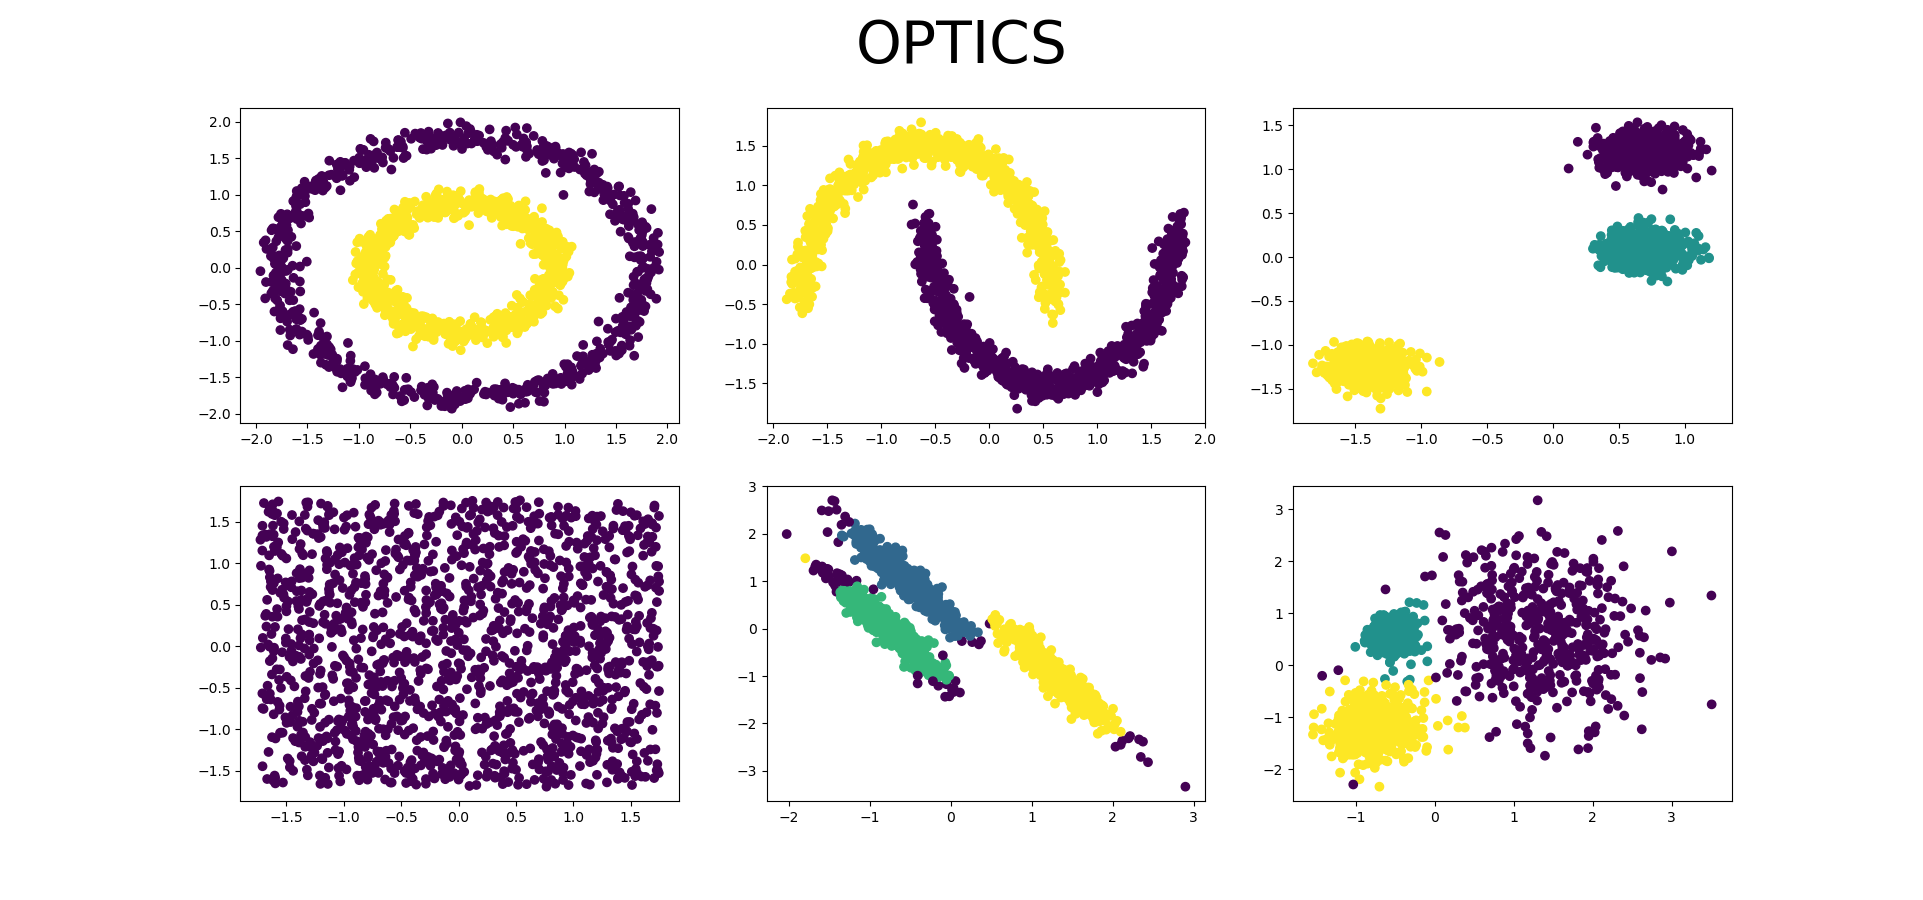

Generate this figure with Python:
#%matplotlib auto
import numpy as np
import matplotlib.pyplot as plt
from sklearn import cluster, datasets, mixture, metrics
from sklearn.preprocessing import StandardScaler

#----------------------------Crear dataset ejemplo---------------------------

np.random.seed(0)
n_samples = 1500
X = 6* [None]

#Circulos concentricos
Xtemp, _ = datasets.make_circles(n_samples = n_samples, factor=.5, noise=0.05)
X[0]  = StandardScaler().fit_transform(Xtemp)

# Lunas
Xtemp, _ = datasets.make_moons(n_samples = n_samples, noise=0.05)
X[1]  = StandardScaler().fit_transform(Xtemp)

# Blobs
Xtemp, _ = datasets.make_blobs(n_samples = n_samples, random_state=8)
X[2]  = StandardScaler().fit_transform(Xtemp)

# Plano sin agrupaciones
Xtemp = np.random.rand(n_samples,2)
X[3]  = StandardScaler().fit_transform(Xtemp)

# Blobs con deformacion anisotróipica
Xtemp, _ = datasets.make_blobs(n_samples = n_samples, random_state=170)
Xtemp = np.dot(Xtemp,[[0.6,-0.6],[-0.4,0.8]])
X[4]  = StandardScaler().fit_transform(Xtemp)

# Blobs con diferentes varianzas
Xtemp, _ = datasets.make_blobs(n_samples = n_samples, random_state=40,
                               cluster_std=[1.0,2.5,0.5])
X[5]  = StandardScaler().fit_transform(Xtemp)

n_clusters = [2,2,3,3,3,3]

#----------------------------------------------------------------------------

##Tecnicas de agrupación
#Guardar como lista vacia
y=[]
for c, x in zip(n_clusters, X):
    model = cluster.OPTICS(min_samples=20,xi=0.05,
                           min_cluster_size=0.1)
    model.fit(x)
    if hasattr(model, 'labels_'):
        y.append(model.labels_.astype(np.int))
    else:y.append(model.predict(x))
        
##Dibujar
plt.figure(figsize= (27,9))
#bASADO EN DNESIDAD, NO NECESITA CONOCER LOS CLUSTERS A PRIORI DE LA EJECUCION
plt.suptitle('OPTICS', fontsize=42)
for i in range(6):
    ax = plt.subplot(2,3,i+1)
    ax.scatter(X[i][:,0],X[i][:,1], c = y[i])
